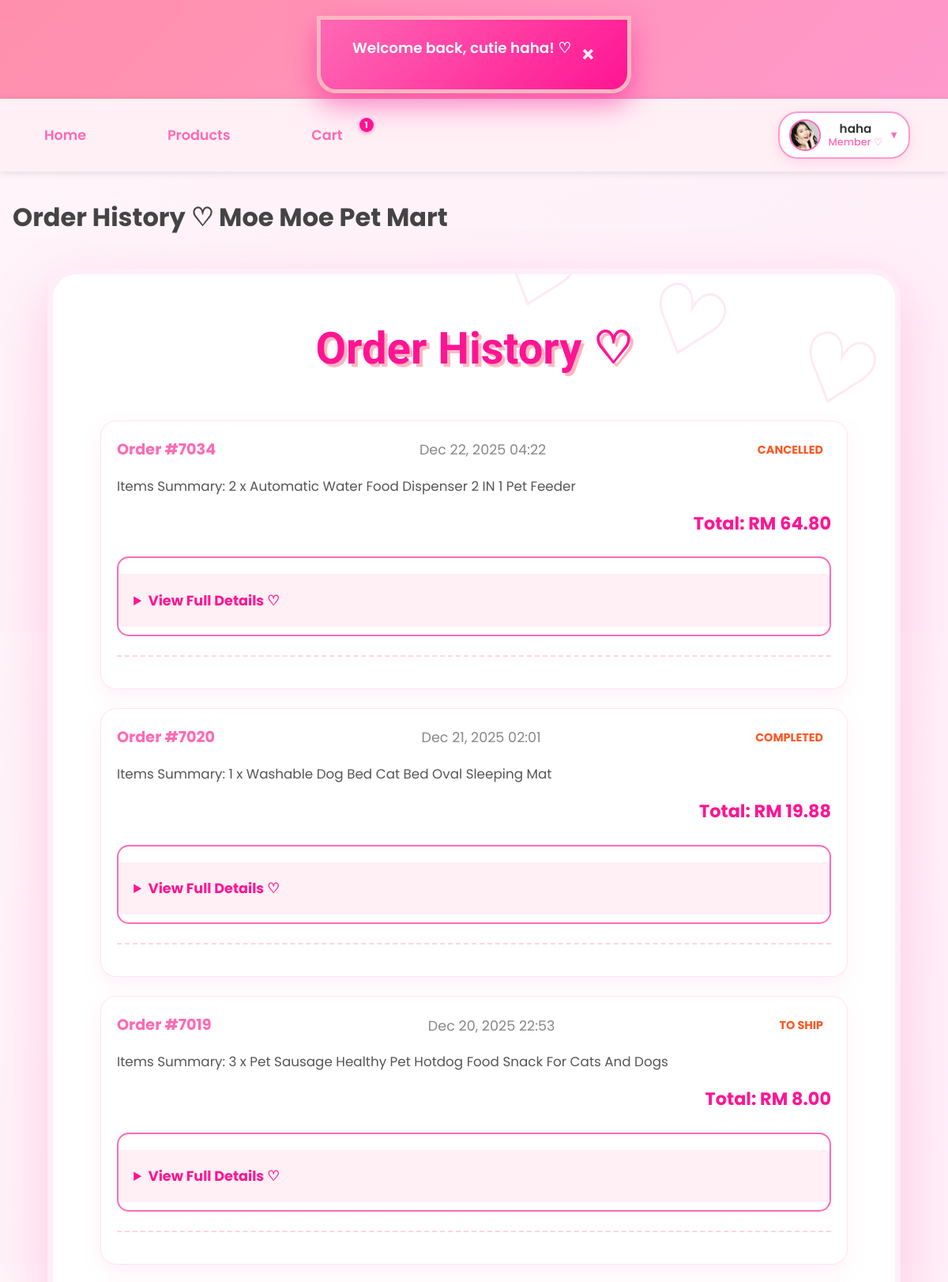
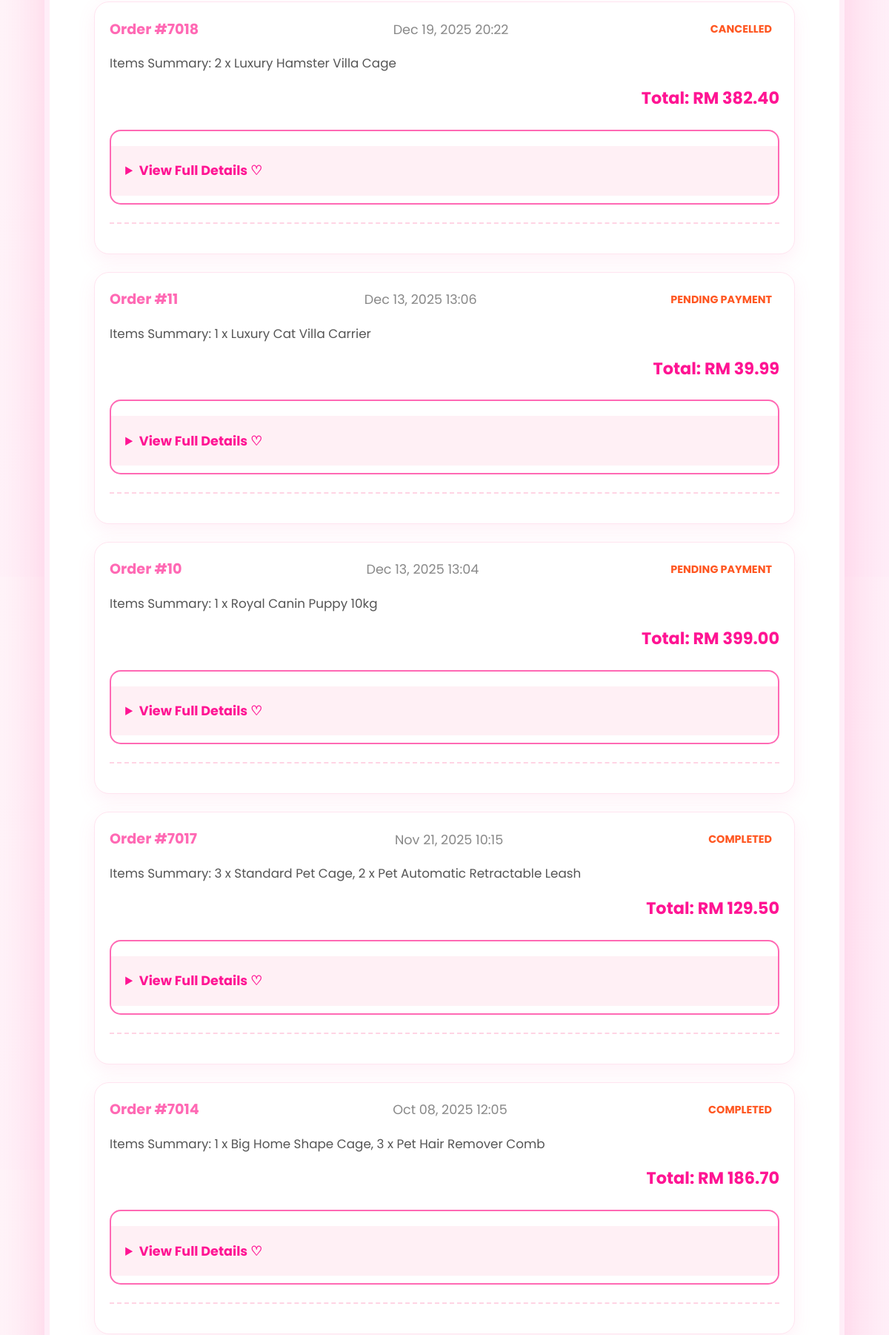
/member/order_history.php (signed in, upper part), run on the app's committed database (2 pictures, top to bottom).
### tables this page shows
CREATE TABLE `users` (
  `id` int(11) NOT NULL,
  `username` varchar(50) NOT NULL,
  `email` varchar(100) NOT NULL,
  `phone` varchar(20) NOT NULL,
  `home_address` varchar(255) NOT NULL,
  `password` varchar(255) NOT NULL,
  `reset_token` varchar(255) DEFAULT NULL,
  `reset_token_expiry` datetime DEFAULT NULL,
  `role` enum('member','admin') NOT NULL DEFAULT 'member',
  `created_at` datetime DEFAULT current_timestamp(),
  `profile_pic` varchar(255) DEFAULT NULL,
  `locked` tinyint(1) DEFAULT 0,
  `lock_reason` varchar(255) DEFAULT NULL,
  `locked_at` datetime DEFAULT NULL
);

CREATE TABLE `orders` (
  `order_id` int(11) NOT NULL,
  `user_id` int(11) NOT NULL,
  `shipping_address` text DEFAULT NULL,
  `recipient_name` varchar(100) NOT NULL,
  `recipient_phone` varchar(20) NOT NULL,
  `total_amount` decimal(10,2) NOT NULL,
  `shipping_fee` decimal(10,2) DEFAULT 0.00,
  `shipping_region` varchar(20) DEFAULT NULL,
  `payment_method` varchar(50) DEFAULT NULL,
  `card_last4` varchar(4) DEFAULT NULL,
  `qr_code` text DEFAULT NULL,
  `qr_generated_at` datetime DEFAULT NULL,
  `order_date` datetime NOT NULL DEFAULT current_timestamp(),
  `order_status` varchar(50) DEFAULT 'Pending Payment',
  `status` enum('Pending Payment','To Ship','Shipped','Completed','Cancelled','Return/Refund') NOT NULL DEFAULT 'Pending Payment',
  `return_reason` varchar(255) DEFAULT NULL,
  `voucher_code` varchar(50) DEFAULT NULL,
  `discount_amount` decimal(10,2) DEFAULT 0.00
);

### _base.php (called while the page is built, shortened)
<?php
function temp($key, $value = null) {
    if ($value !== null) {
        $_SESSION["temp_$key"] = $value;
    }
    else {
        $value = $_SESSION["temp_$key"] ?? null;
        return $value;
    }
}
function is_login() {
    return isset($_SESSION['user']) && !empty($_SESSION['user']);
}
function username() {
    return $_SESSION['user'] ?? null;
}
function user_role() {
    return $_SESSION['role'] ?? null;
}
function current_user() {
    global $_db;
    $stm = $_db->prepare("SELECT * FROM users WHERE username = ?");
    $stm->execute([username()]);
    return $stm->fetch();
}
function encode($value) {
    return htmlentities($value);
}
?>

### member/order_history.php (the view, shortened to what this page needs)
<?php
require '../_base.php';
$_title = 'Order History ♡ Moe Moe Pet Mart';
include '../_head.php';
$user = current_user();
$sql = "SELECT o.*, GROUP_CONCAT(CONCAT(oi.quantity, ' x ', p.product_name) SEPARATOR ', ') AS items_summary
        FROM orders o
        LEFT JOIN order_items oi ON o.order_id = oi.order_id
        LEFT JOIN product p ON oi.product_id = p.product_id
        WHERE o.user_id = ?
        GROUP BY o.order_id
        ORDER BY o.order_date DESC";
$stm = $_db->prepare($sql);
$stm->execute([$user->id]);
$orders = $stm->fetchAll();
?>
<div class="container">
    <h2>Order History ♡</h2>
    <?php if (empty($orders)): ?>
        <div class="empty-purchases">
            <img src="/images/empty-cart.png" alt="No history" style="width: 200px; opacity: 0.8;">
            <p>No order history yet~ Start shopping! ♡</p>
            <a href="products.php" class="btn btn-primary">Shop Now ♡</a>
        </div>
    <?php else: ?>
        <div class="purchase-list">
            <?php foreach ($orders as $order): ?>
                <div class="purchase-card">
                    <div class="order-header">
                        <span class="order-id">Order #<?= $order->order_id ?></span>
                        <span class="order-date"><?= date('M d, Y H:i', strtotime($order->order_date)) ?></span>
                        <span class="order-status <?= strtolower(str_replace(' ', '-', $order->order_status)) ?>">
                            <?= $order->order_status ?>
                        </span>
                    </div>
                    <div class="order-items">
                        <p>Items Summary: <?= encode($order->items_summary ?? 'No items') ?></p>
                    </div>
                    <div class="order-total">
                        Total: RM <?= number_format($order->total_amount, 2) ?>
                    </div>
                    <details class="order-details">
                        <summary>View Full Details ♡</summary>
                    </details>
                    <div class="order-actions">
                    </div>
                </div>
            <?php endforeach; ?>
        </div>
    <?php endif; ?>
</div>
<?php include '../_foot.php'; ?>

### _head.php (shortened to what this page needs)
<?php
    require_once '_base.php';
?>
<!DOCTYPE html>
<html lang="en">
<head>
    <link rel="stylesheet" href="/css/app.css">
    <link rel="stylesheet" href="https://unpkg.com/dropzone@5/dist/min/dropzone.min.css">
</head>
<body data-flash="<?= encode(temp('info')) ?>">
    <div id="moe-flash"></div>
    <header>
        <h1><a href="/">MoeMoepet Mart</a></h1>
    </header>
    <nav>
    <div class="nav-left">
    <a href="/">Home</a>
    <a href="/member/products.php">Products</a>
    <a href="/member/cart.php" class="cart-link">
        Cart
        <?php
        $cart_count = 0;
        if (isset($_SESSION['cart'])) {
            $cart_count = array_sum(array_column($_SESSION['cart'], 'qty'));
        }
        if ($cart_count > 0): ?>
            <span class="cart-count"><?= $cart_count ?></span>
        <?php endif; ?>
    </a>
    </div>
    <div class="nav-right">
        <?php if (is_login()):
            $user = current_user();
            $displayName = encode(username());
            $roleText    = user_role() === 'admin' ? 'Admin ♛' : 'Member ♡';
            $avatar = !empty($user->profile_pic) ? '/' . $user->profile_pic : '/images/default-avatar.png';
        ?>
            <div class="user-menu">
                <div class="user-info" tabindex="0">
                    <img src="<?= $avatar ?>" alt="<?= $displayName ?>" class="user-avatar">
                    <div class="user-details">
                        <div class="user-name"><?= $displayName ?></div>
                        <div class="user-role"><?= $roleText ?></div>
                    </div>
                    <span class="dropdown-arrow">▼</span>
                </div>
            </div>
        <?php else: ?>
            <a href="/login.php" class="btn-login">Login</a>
        <?php endif; ?>
    </div>
</nav>
    <main>
        <h1><?= $_title ?? 'Untitled' ?></h1>

### data on the page
users: profile_pic (picture)
orders: order_id "7034", order_date "Dec 22, 2025 04:22", order_status "CANCELLED", items_summary "2 x Automatic Water Food Dispenser 2 IN 1 Pet Feeder", total_amount "64.80"
orders: order_id "7020", order_date "Dec 21, 2025 02:01", order_status "COMPLETED", items_summary "1 x Washable Dog Bed Cat Bed Oval Sleeping Mat", total_amount "19.88"
orders: order_id "7019", order_date "Dec 20, 2025 22:53", order_status "TO SHIP", items_summary "3 x Pet Sausage Healthy Pet Hotdog Food Snack For Cats And Dogs", total_amount "8.00"
orders: order_id "7018", order_date "Dec 19, 2025 20:22", order_status "CANCELLED", items_summary "2 x Luxury Hamster Villa Cage", total_amount "382.40"
orders: order_id "11", order_date "Dec 13, 2025 13:06", order_status "PENDING PAYMENT", items_summary "1 x Luxury Cat Villa Carrier", total_amount "39.99"
orders: order_id "10", order_date "Dec 13, 2025 13:04", order_status "PENDING PAYMENT", items_summary "1 x Royal Canin Puppy 10kg", total_amount "399.00"
orders: order_id "7017", order_date "Nov 21, 2025 10:15", order_status "COMPLETED", items_summary "3 x Standard Pet Cage, 2 x Pet Automatic Retractable Leash", total_amount "129.50"
orders: order_id "7014", order_date "Oct 08, 2025 12:05", order_status "COMPLETED", items_summary "1 x Big Home Shape Cage, 3 x Pet Hair Remover Comb", total_amount "186.70"

### other printed values
$cart_count "1"
$displayName "haha"
$roleText "Member ♡"
$_title "Order History ♡ Moe Moe Pet Mart"
